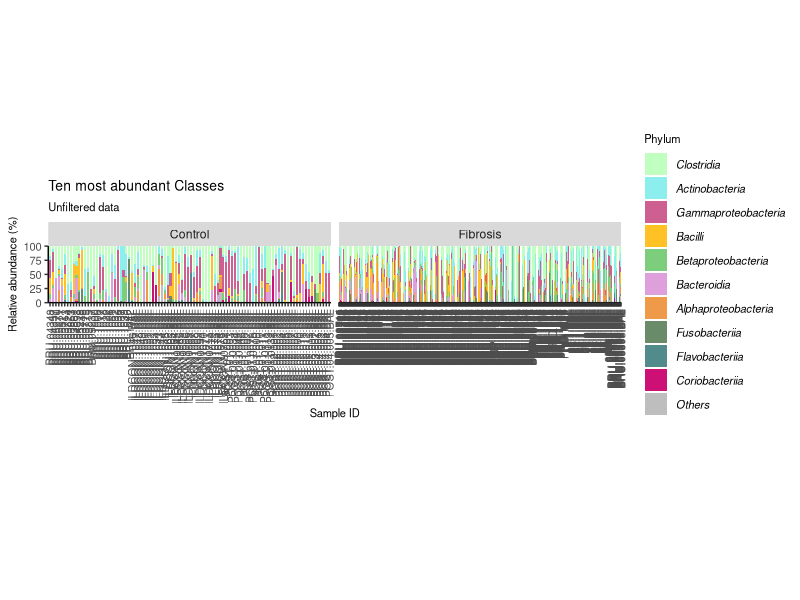
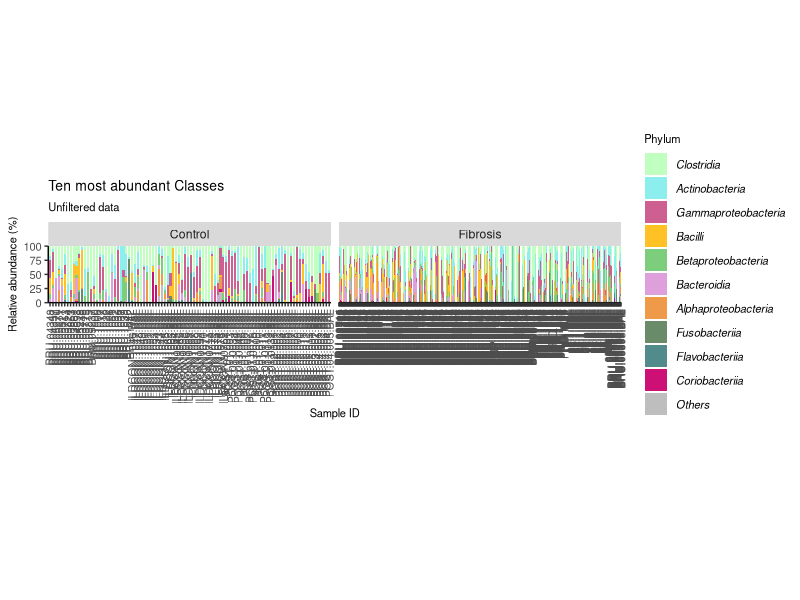

These figures' R source, in order:
setwd("~/GitHub/Imperial-Molyneaux/IPF-progressive/Level1-IPF/Class/")

#install.packages("dplyr")
library("dplyr")
#install.packages("tidyverse")
library("tidyverse")
#install.packages("vegan")
library("vegan")
#install.packages("reshape2")
library("reshape2")

# Read in the saved csv file from previously
normalised_data <- read_csv("Class-normalised.csv") %>%
  filter(!Level1 == "Negative"&!Level1=="Mock") #remove controls

abund_table <- normalised_data %>%
  select(5:ncol(normalised_data)) # Only select the reads
rowSums(abund_table) #check if in percentages
abund_table <- abund_table/rowSums(abund_table)*100

metadata <- normalised_data %>%
  select(`sample-id`:Diagnosis) 

metadata$Level1 <- gsub("Controls", "Control", metadata$Level1)
metadata$Level1 <- as.factor(metadata$Level1)
metadata$`Sequencing run` <- as.factor(metadata$`Sequencing run`)
metadata$Diagnosis <- as.factor(metadata$Diagnosis)


# Make a dataframe "top" that contains the top 10 most abundant genera. You can alter these as you want.
top <- abund_table[,order(colSums(abund_table),decreasing=TRUE)]
#Extract list of top N Taxa
N <- 10
taxa_list <- colnames(top)[1:N]
N <- length(taxa_list)
top <- data.frame(top[,colnames(top) %in% taxa_list])
top

# Make a dataframe "other" that contains all of the other genera. You can alter these as you want.
other <- abund_table[,order(colSums(abund_table),decreasing=TRUE)]
# Extract list of top N Taxa
N <- dim(normalised_data)[2] # This needs to be the total number of colums in the dataframe.
# dim(normalised_data)[2], calls the second element of the vector dim(normalised_data)
taxa_list2 <- colnames(other)[11:N]
N <- length(taxa_list2)
Others <- data.frame(other[,colnames(other) %in% taxa_list2])
Others
# Sum all the other columns into one.
Others <- rowSums(Others)
Others <- as.data.frame(Others)
Others

# Combine the top 10 genus and the other column and check the rows all still add up to 100.
top_other <- cbind(top, Others)
top_other
top_other_rowsums <- rowSums(top_other)
top_other_rowsums <- as.data.frame(top_other_rowsums)
top_other_rowsums

# Select sample_ID
sample_ID <- normalised_data$`sample-id`

# Combine the data and the sample names back together again.
sample_data <- cbind(metadata, top_other)

# OPTIONAL: Order the samples by increasing proportion of one genus.
sample_data <- sample_data %>%
  arrange(
          #desc(Bacteroides) # Using desc() If you want to arrange in descending order.
  )

# OPTIONAL: Fix the order of sample IDs in the order of genus proportion.
sample_data$`sample-id` <- factor(sample_data$`sample-id`,
                            levels=unique(sample_data$`sample-id`))


# Use melt to turn the data from wide format into long for4mat. This puts all the genus data into a single column.
sample_data_long <- melt(sample_data, id.vars = c("sample-id",
                                                  "Level1",
                                                  "Sequencing run",
                                                  "Diagnosis"), variable.name = "Phylum")
sample_data_long

# Make a palette of colours for your top genus. There are lots of colours to use in R.
taxa_list # This shows you what those top ones are.
Palette <- c(Clostridia = "darkseagreen1",
             Actinobacteria = "darkslategray2",
             Gammaproteobacteria = "hotpink3",
             Bacilli = "goldenrod1",
             Betaproteobacteria = "palegreen3",
             Bacteroidia= "plum",
             Alphaproteobacteria = "tan2",
             Fusobacteriia = "darkseagreen4",
             Flavobacteriia = "darkslategray4",
             Coriobacteriia = "deeppink3",
             Others = "grey")


# Use ggplot2 to make the stacked box plot.
ggplot(sample_data_long,
       aes(x = `sample-id`,
           y = value,
           fill = Phylum)) +
  #Set the width of the bars in the plot
  geom_bar(stat = "identity",
           width = 0.7) +
  facet_grid(. ~ Level1,
             scales = "free", 
             drop = TRUE)+ # Choose to show per category of metadata
  #Set the colors to use the Palette already created
  scale_fill_manual(values = Palette) +
  #Remove extra space at the top and bottom of the plot
  scale_y_continuous(expand = c(0, 0),
                     limits = c(0, 100.1)) +
  #Set the axis labels and title
  labs(title="Ten most abundant Classes",
       subtitle = "Unfiltered data",
       x = "Sample ID",
       y = "Relative abundance (%)") +
  theme(#Set the title font size
    plot.title = element_text(size=10),
    plot.subtitle = element_text(size = 8),
    #Set the legend title position
    legend.position = "right",
    #Set the legend title font size
    legend.title = element_text(size=8),
    #Define the size of the legend text and make it italic
    legend.text = element_text(size=8,
                               face = "italic"),
    #Remove the grey background from the legend
    legend.background = element_blank(),
    #Remove the box from the legend
    legend.key = element_blank(),
    #Remove the grey background
    panel.background = element_blank(),
    #Remove the plot border
    panel.border = element_blank(),
    #Remove the major plot grid lines
    panel.grid.major = element_blank(),
    #Remove the minor plot grid lines
    panel.grid.minor = element_blank(),
    #Change orientation of x axis labels
    axis.text.x = element_text(angle=90,
                               hjust=1,
                               vjust=0.5,
                               size=8),
    axis.title.x = element_text(size=8),
    #Define the axis title text size
    axis.title = element_text(size=8),
    #Define the axis label text size
    axis.text.y = element_text(size=8),
    #Add back the x and y axis lines and define thickness (size), line type, and color
    axis.line = element_line(size = 0.5,
                             linetype = "solid",
                             colour = "black"),
    #Set the aspect ratio of the plot
    aspect.ratio = 0.2
  )

#Save as a pdf for size to go into Inkspace figure
ggsave("Ten most abundant Classes unfiltered.pdf", width = 400, height = 150, units = c("mm"), dpi = 300)
